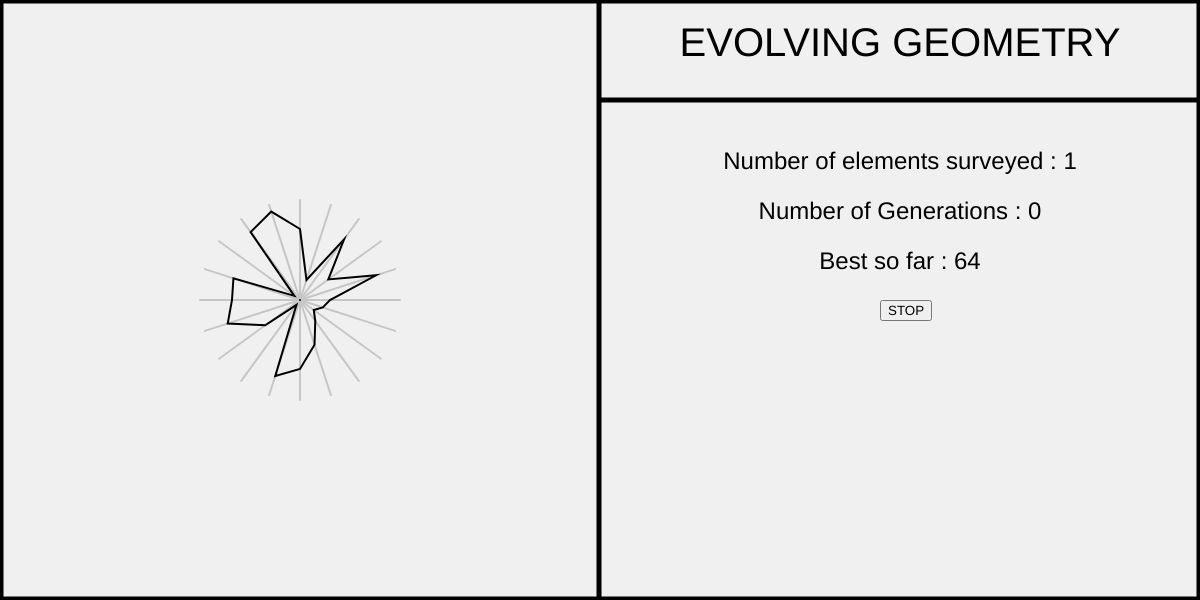
Frame 1 (no input)
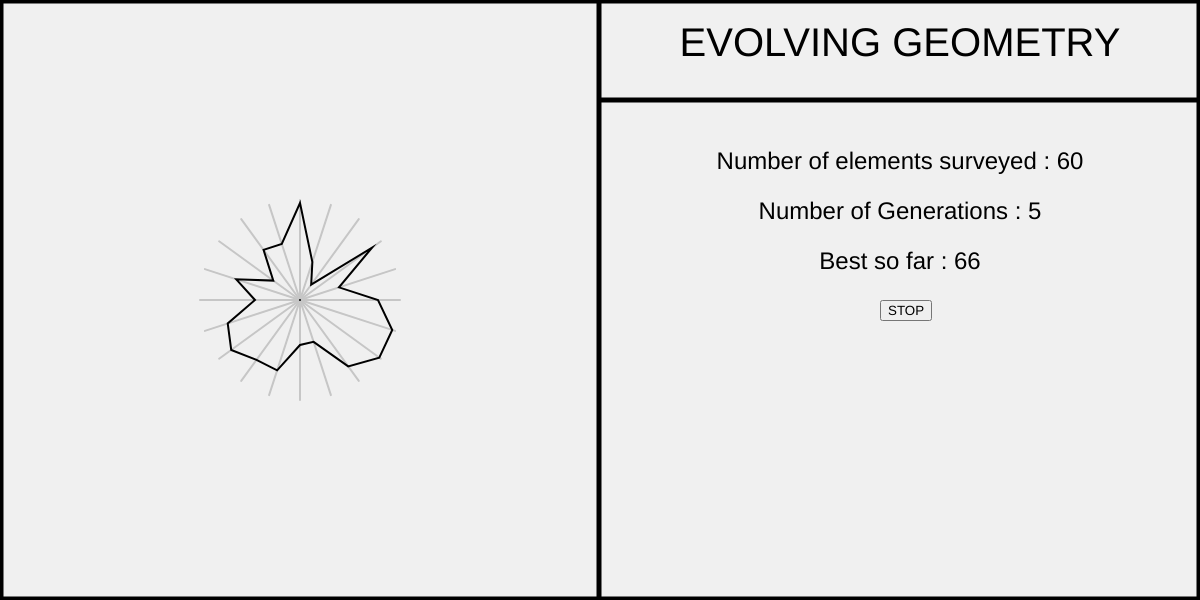
Frame 60 (no input)
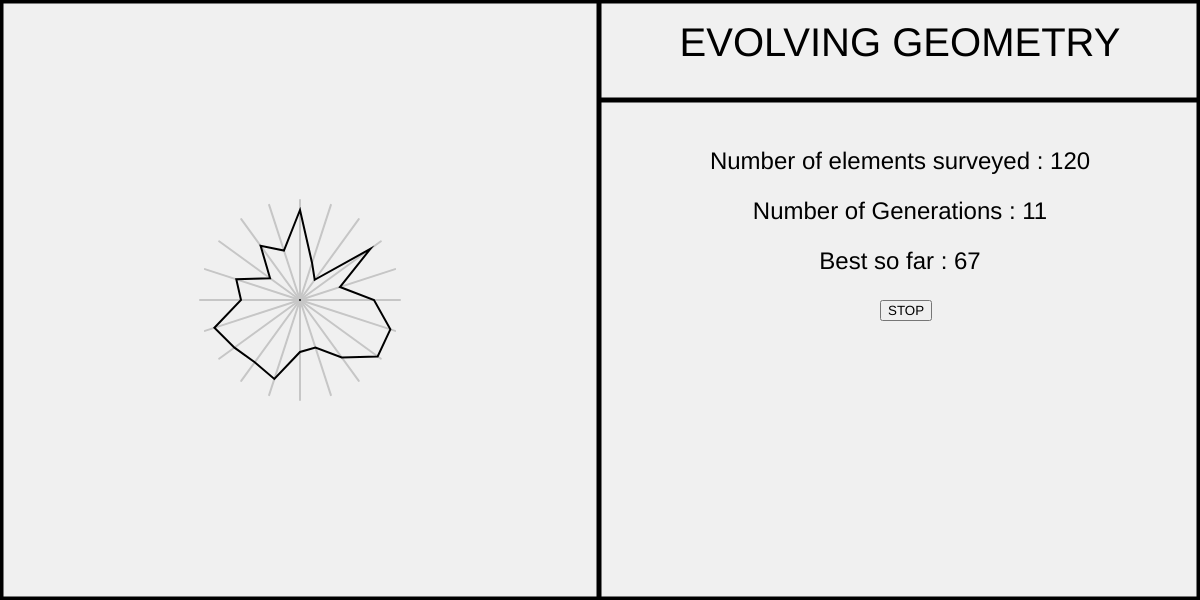
Frame 120 (the mouse pressed at the canvas centre since frame 60)

The p5.js sketch that drew these frames (run headless with seeded random() and noise() and a simulated clock; from frame 60 on, the mouse is pressed at the canvas centre):

// p5.js sketch
// ── sketch.js
let populationSize = 10;
let population = [];
let index = 0;
let numberSurveyed = 1;
let numberOfGenerations = 0;
let mutationRate = 0.2;
let thisGenerationsBest;
let acceptabilityThreshold = 97;
let bests = [];
let bestShapesSlider;
let phase = 0;
let stopSimulationButton;

function setup()
{
  createCanvas(1200, 600);
  background(240);
  textAlign(CENTER,TOP);
  rectMode(CORNERS);
  angleMode(DEGREES);

  bestShapesSlider = createSlider(0,200,0,1);
  bestShapesSlider.position(835,500);
  bestShapesSlider.hide();

  stopSimulationButton = createButton("STOP");
  stopSimulationButton.position(880,300);
  stopSimulationButton.mousePressed(stopSimulation);

  for(let i=0 ; i<populationSize ; i++)
  {
    let shape = new Shape();
    shape.generateRandom();
    let f = shape.getFitness();
    //console.log(f);
    population.push(shape);
  }

  let best = getBest();
  bests.push(population[best]);
  thisGenerationsBest = round(population[best].fitness);
}

function draw()
{
  background(240);
  drawStructure();
  textSize(24);
  text("Number of elements surveyed : " + numberSurveyed,900,150);
  text("Number of Generations : " + numberOfGenerations,900,200);
  text("Best so far : " + thisGenerationsBest,900,250);

  if(phase == 0)
  {
    population[index].show(300,300);
    index++;
    numberSurveyed++;
    index = index%10;
    if(index==0 && numberSurveyed>9)
    {
      generateNextGeneration();
      numberOfGenerations++;
    }

    if(population[index].fitness>acceptabilityThreshold)
    {
      phase = 1;
      console.log(bests);
      bestShapesSlider.show();
    }
  }
  else
  {
    let val = bestShapesSlider.value();
    let index = map(val,0,200,0,bests.length-1);
    index = round(index);
    bests[index].show(300,300);
    noFill();
    stroke(0);
    textSize(24);
    text("Generation : " + index,900,450);
    text("Accuracy Ranking : " + round(bests[index].fitness),900,550);
  }
}

function generateNextGeneration()
{
  //console.log("New generation");
  let newGeneration = [];
  let newFitness = [];
  for(let i=0 ; i<populationSize ; i++)
  {
    let best = getBest()
    let childShape = new Shape();
    let parent = population[best]
    let r = random();
    if(r<mutationRate)
    {
      childShape.generateRandom();
    }
    else
    {
      childShape.generateFromParent(parent);
    }
    //console.log(childShape);
    newGeneration.push(childShape);
    let f = childShape.getFitness();
    newFitness.push(f);
  }

  //console.log(population[best]);
  population = [];
  //console.log(newGeneration);
  for(let i=0 ; i<populationSize ; i++)
  {
    population[i] = newGeneration[i];
    //populationFitness[i] = newFitness[i];
  }

  let best = getBest();
  bests.push(population[best]);
  thisGenerationsBest = round(population[best].fitness);
  //console.log(population[best]);
  //console.log(population[best].fitness);
}

function getBest()
{
  let bestIndex = 0;
  bestFitness = population[0].fitness;
  for(let i=0 ; i<population.length ; i++)
  {
    if(population[i].fitness>bestFitness)
    {
      //console.log(i);
      bestIndex = i;
      bestFitness = population[i].fitness;
    }
  }
  //console.log("Best Index : " + (bestIndex+1));
  return bestIndex;
}

function stopSimulation()
{
  phase = 1;
  bestShapesSlider.show();
}

function drawStructure()
{
  stroke(0);
  strokeWeight(5);
  line(1,1,599,1);
  line(599,1,1199,1);
  line(599,1,599,599);
  line(1199,1,1199,599);
  line(599,599,1,599);
  line(1199,599,599,599);
  line(1,599,1,1);

  line(600,100,1200,100);

  noStroke();
  fill(0);
  textSize(40);
  text("EVOLVING GEOMETRY",900,25);
}

// ── shape.js
function Shape()
{
  this.center = createVector(300,300);
  this.numberOfSegments = 20;
  this.segmentLengths = [];
  this.maxLength = 100;
  this.fitness = 0;

  this.generateRandom = function()
  {
    for(let i=0 ; i<this.numberOfSegments ; i++)
    {
      let len = round(random(0,this.maxLength));
      this.segmentLengths.push(len);
    }
  }

  this.generateFromParent = function(parent)
  {
    this.segmentLengths = [];
    for(let i=0 ; i<this.numberOfSegments ; i++)
    {
      let len = parent.segmentLengths[i];
      if(random()<0.5)
      {
        let leftOff = 5,rightOff = 5;
        if(len<leftOff)
        {
          leftOff = len;
        }
        if(len>this.maxLength-rightOff)
        {
          rightOff = this.maxLength-len;
        }
        len += round(random(-leftOff,rightOff));
      }
      this.segmentLengths.push(len);
    }
  }

  this.getFitness = function()
  {
    let totalDifference = 0;
    for(let i=0 ; i<this.numberOfSegments ; i++)
    {
      let dif = floor(abs(this.maxLength - this.segmentLengths[i]));
      totalDifference = totalDifference + dif;
    }
    let max = this.maxLength * this.numberOfSegments;
    this.fitness = round(map(totalDifference,0,max,100,0));
    return this.fitness;
  }

  this.generateCircle = function()
  {
    let angle = floor(360/this.numberOfSegments);
    for(let i=0 ; i<this.numberOfSegments ; i++)
    {
      let len = this.maxLength;
      this.segmentLengths.push(len);
    }
  }

  this.show = function(cx,cy)
  {
    let endPoints = [];
    let center = createVector(cx,cy);
    stroke(198);
    strokeWeight(2);
    let angle = floor(360/this.numberOfSegments);
    for(let i=0 ; i<this.numberOfSegments ; i++)
    {
      let reference = createVector(0,-this.maxLength);
      let rotation = angle*i;
      reference.rotate(rotation);
      let endpoint = reference.copy();
      endpoint.setMag(this.segmentLengths[i]);
      reference.add(center);
      endpoint.add(center);
      line(cx,cy,reference.x,reference.y);
      endPoints.push(endpoint);
    }
    noFill();
    stroke(0);
    strokeWeight(2);
    point(cx,cy);
    beginShape();
    for(let i=0 ; i<this.numberOfSegments ; i++)
    {
      stroke(0);
      strokeWeight(2);
      vertex(endPoints[i].x,endPoints[i].y);
    }
    endShape(CLOSE);
  }

}
